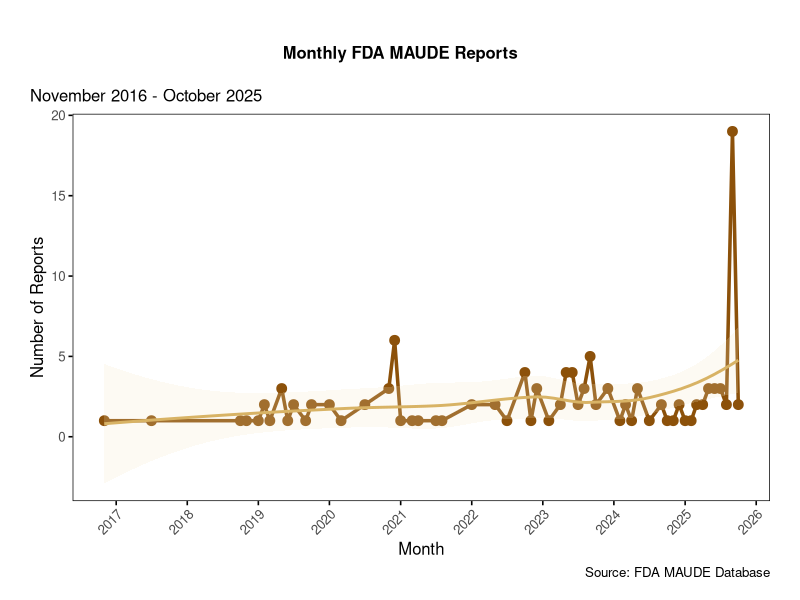
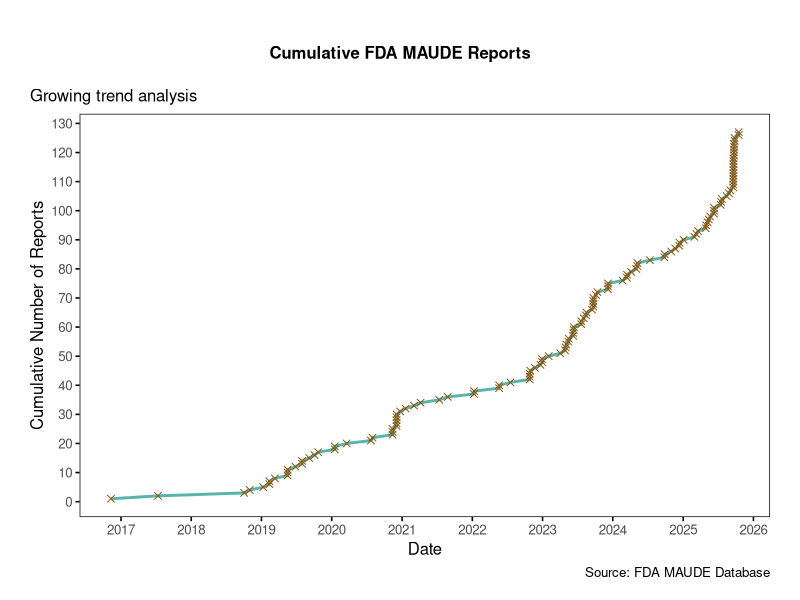
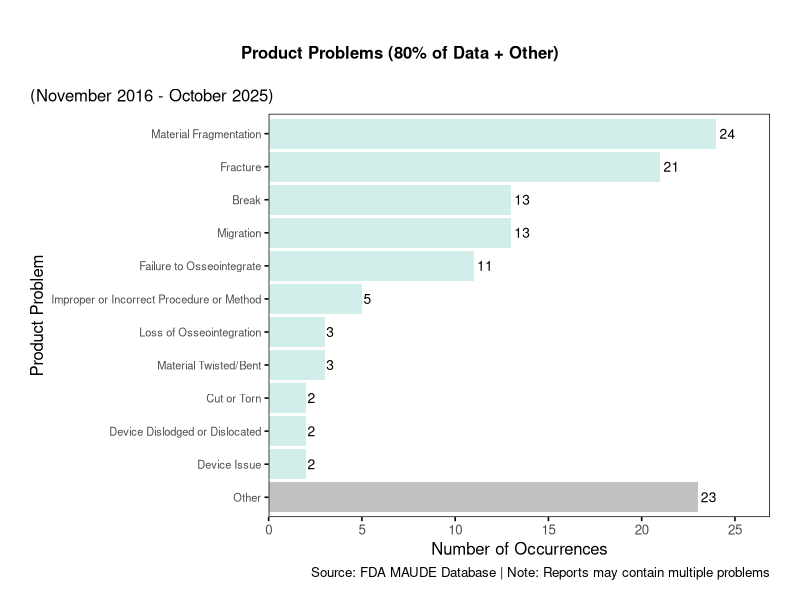
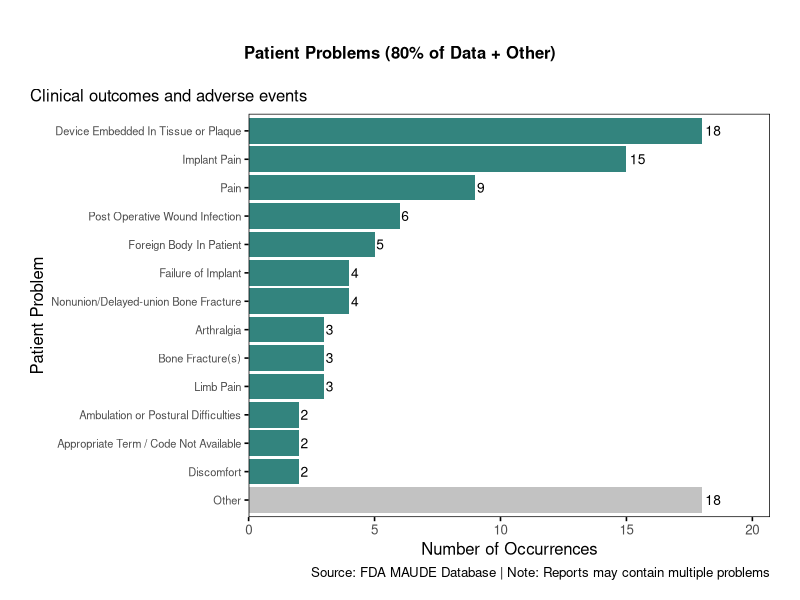
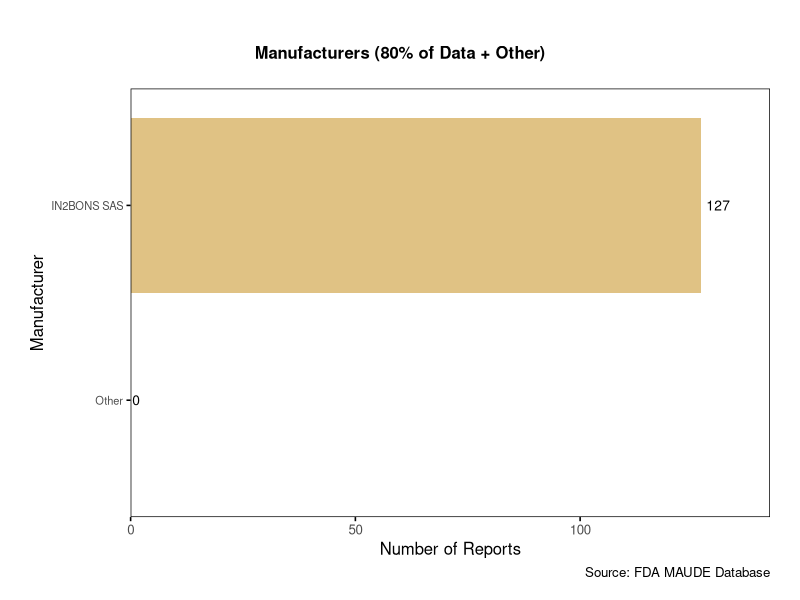
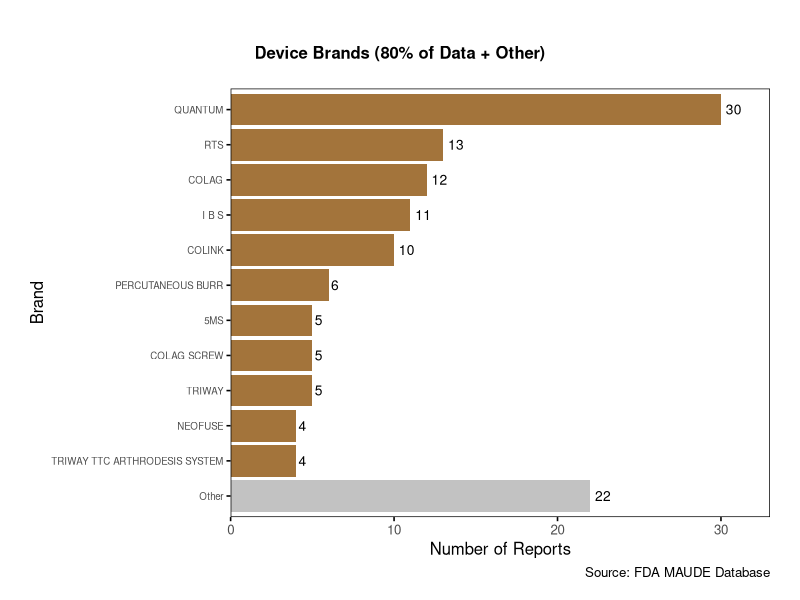
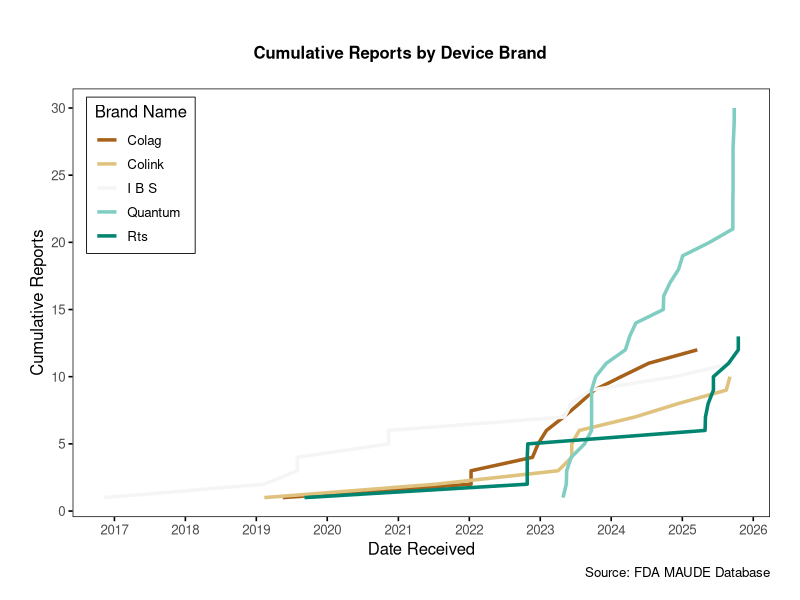

Source code (R) for these figures, in order:
## ---- chunk 1
#| echo: false
#| results: 'hide'
#| message: false

# Load required libraries
library(tidyverse)
library(lubridate)
library(scales)
library(knitr)

# Custom ggplot2 theme matching base R aesthetics
theme_baseR <- function(base_size = 12) {
  theme_classic(base_size = base_size) %+replace%
    theme(
      panel.grid = element_blank(),
      panel.border = element_rect(color = "black", fill = NA, linewidth = 0.5),
      axis.line = element_blank(),
      axis.ticks = element_line(color = "black"),
      plot.title = element_text(
        hjust = 0.5,
        face = "bold",
        margin = margin(b = 20, t = 10)
      ),
      plot.margin = unit(c(1.5, 1.5, 1, 1.5), "lines"),
      plot.title.position = "plot"
    )
}
theme_set(theme_baseR())

# Save current locale and set to English
original_locale <- Sys.getlocale("LC_TIME")
Sys.setlocale("LC_TIME", "C")

# Color palette using brewer colors
brbg_colors <- scales::brewer_pal(palette = "BrBG")(6)
colors <- list(
  primary   = brbg_colors[1],
  secondary = brbg_colors[2],
  accent    = brbg_colors[3],
  highlight = brbg_colors[4],
  warning   = brbg_colors[5],
  info      = brbg_colors[6]
)

# Configuration
PATIENT_EXCLUSIONS <- c(
  "No Code Available",
  "No Known Impact Or Consequence To Patient",
  "Symptoms or Conditions",
  "No Information",
  "No Consequences Or Impact To Patient",
  "Appropriate Clinical Signs",
  "No Clinical Signs",
  "Conditions Term / Code Not Available",
  "Insufficient Information",
  "No Patient Involvement",
  "Reaction",
  "Patient Problem/Medical Problem"
)

PRODUCT_EXCLUSIONS <- c(
  "Adverse Event Without Identified Device or Use Problem",
  "Appropriate Term/Code Not Available",
  "Unknown (for use when the device problem is not known)",
  "Insufficient Information",
  "No Apparent Adverse Event"
)

# Helper functions
parse_problem_lists <- function(series) {
  series %>%
    str_remove_all("\\[|\\]|'") %>%
    str_split(", ") %>%
    unlist()
}

shorten_brand_name <- function(brand, max_words = 4) {
  words <- str_split(brand, " ")[[1]]
  if (length(words) > max_words) {
    paste(words[1:max_words], collapse = " ")
  } else {
    brand
  }
}
## ---- chunk 2
#| echo: false

# Read the data
data <- read_csv("processed_data.csv", show_col_types = FALSE)
## ---- chunk 3
#| echo: false

# Compute all summary statistics
total_reports <- nrow(data)
date_min <- min(data$date_received, na.rm = TRUE)
date_max <- max(data$date_received, na.rm = TRUE)
duration_days <- as.numeric(date_max - date_min)
duration_months <- round(duration_days / 30.44, 1)

unique_manufacturers <- n_distinct(data$manufacturer_std)
unique_brands <- n_distinct(data$brand_std)

# Patient problems statistics
patient_problems_all_list <- parse_problem_lists(data$patient_problems)

reports_with_patient_problems <- sum(
  !patient_problems_all_list %in% PATIENT_EXCLUSIONS
)

# Monthly statistics
monthly_counts <- data %>%
  mutate(year_month = floor_date(date_received, "month")) %>%
  count(year_month) %>%
  arrange(year_month)

avg_monthly_reports <- round(mean(monthly_counts$n), 1)
max_monthly_reports <- max(monthly_counts$n)
max_month <- monthly_counts %>%
  filter(n == max_monthly_reports) %>%
  pull(year_month) %>%
  format("%B %Y")
## ---- chunk 4
#| label: tbl-summary-stats
#| tbl-cap: "Summary statistics of FDA MAUDE reports"

summary_stats <- tibble(
  Metric = c(
    "Total Reports",
    "Date Range",
    "Reporting Duration",
    "Unique Manufacturers",
    "Unique Device Brands",
    "Average Monthly Reports",
    "Maximum Monthly Reports"
  ),
  Value = c(
    format(total_reports, big.mark = ","),
    paste(format(date_min, "%B %d, %Y"), "to", format(date_max, "%B %d, %Y")),
    paste(duration_days, "days (", duration_months, "months)"),
    format(unique_manufacturers, big.mark = ","),
    format(unique_brands, big.mark = ","),
    paste(avg_monthly_reports, "reports/month"),
    paste(max_monthly_reports, "reports in", max_month)
  )
)

kable(summary_stats, align = c("l", "l"))
## ---- chunk 5
#| label: fig-temporal-trends
#| fig-cap: "Monthly trend of FDA MAUDE reports"
#| fig-width: 8
#| fig-height: 6

monthly_plot_data <- data %>%
  mutate(year_month = floor_date(date_received, "month")) %>%
  count(year_month)

# Calculate appropriate date breaks based on data range
date_range_years <- as.numeric(difftime(max(data$date_received), 
                                        min(data$date_received), 
                                        units = "days")) / 365.25

if(date_range_years > 2) {
  date_labels <- "%Y"
  date_breaks <- "1 year"
} else {
  date_labels <- "%b %Y"
  date_breaks <- "3 months"
}

ggplot(monthly_plot_data, aes(x = year_month, y = n)) +
  geom_line(color = colors$primary, linewidth = 1.2) +
  geom_point(color = colors$primary, size = 3) +
  geom_smooth(
    method = "loess", 
    se = TRUE, 
    color = colors$secondary, 
    fill = colors$accent, 
    alpha = 0.2
  ) +
  scale_x_date(date_breaks = date_breaks, date_labels = date_labels) +
  scale_y_continuous(breaks = pretty_breaks()) +
  labs(
    title = "Monthly FDA MAUDE Reports",
    subtitle = paste(format(date_min, "%B %Y"), "-", format(date_max, "%B %Y")),
    x = "Month",
    y = "Number of Reports",
    caption = "Source: FDA MAUDE Database"
  ) +
  theme(axis.text.x = element_text(angle = 45, hjust = 1))
## ---- chunk 6
#| echo: false

# Statistical analysis for peak detection
mean_monthly <- mean(monthly_plot_data$n)
sd_monthly <- sd(monthly_plot_data$n)

# Calculate z-scores for each month
monthly_plot_data <- monthly_plot_data %>%
  mutate(
    z_score = (n - mean_monthly) / sd_monthly,
    deviation = n - mean_monthly,
    is_significant = abs(z_score) >= 2  # 95% confidence level (2 standard deviations)
  )

# Identify statistically significant peaks (positive outliers)
significant_peaks <- monthly_plot_data %>%
  filter(z_score >= 2) %>%  # Above 2 standard deviations (p < 0.05)
  arrange(desc(z_score)) %>%
  mutate(
    month_label = format(year_month, "%B %Y"),
    z_score_rounded = round(z_score, 2),
    deviation_pct = round(100 * deviation / mean_monthly, 1)
  )

# Identify statistically significant valleys (negative outliers)
significant_valleys <- monthly_plot_data %>%
  filter(z_score <= -2) %>%
  arrange(z_score) %>%
  mutate(
    month_label = format(year_month, "%B %Y"),
    z_score_rounded = round(abs(z_score), 2),
    deviation_pct = round(100 * abs(deviation) / mean_monthly, 1)
  )

n_significant_peaks <- nrow(significant_peaks)
n_significant_valleys <- nrow(significant_valleys)

# Format peak and valley lists
if(n_significant_peaks > 0) {
  peak_details <- significant_peaks %>%
    mutate(detail = sprintf("%s (%s reports, z=%.2f, +%s%%)", 
                           month_label, 
                           format(n, big.mark = ","),
                           z_score_rounded,
                           deviation_pct)) %>%
    pull(detail)
  peak_list <- paste(peak_details, collapse = "; ")
} else {
  peak_list <- "None detected"
}

if(n_significant_valleys > 0) {
  valley_details <- significant_valleys %>%
    mutate(detail = sprintf("%s (%s reports, z=%.2f, -%s%%)", 
                           month_label, 
                           format(n, big.mark = ","),
                           z_score_rounded,
                           deviation_pct)) %>%
    pull(detail)
  valley_list <- paste(valley_details, collapse = "; ")
} else {
  valley_list <- "None detected"
}

sd_monthly_rounded <- round(sd_monthly, 1)
cv <- round(100 * sd_monthly / mean_monthly, 1)  # Coefficient of variation
## ---- chunk 7
#| label: fig-cumulative-reports
#| fig-cap: "Cumulative FDA MAUDE reports over time"
#| fig-width: 10
#| fig-height: 6

cumulative_data <- data %>%
  arrange(date_received) %>%
  mutate(cumulative_count = row_number())

# Calculate appropriate date breaks
date_range_years <- as.numeric(difftime(max(data$date_received), 
                                        min(data$date_received), 
                                        units = "days")) / 365.25

if(date_range_years > 2) {
  date_labels <- "%Y"
  date_breaks <- "1 year"
} else {
  date_labels <- "%b %Y"
  date_breaks <- "3 months"
}

ggplot(cumulative_data, aes(x = date_received, y = cumulative_count)) +
  geom_line(color = colors$warning, linewidth = 1) +
  geom_point(color = colors$primary, size = 2, shape = 4) +
  scale_x_date(date_breaks = date_breaks, date_labels = date_labels) +
  scale_y_continuous(breaks = pretty_breaks(n = 10)) +
  labs(
    title = "Cumulative FDA MAUDE Reports",
    subtitle = "Growing trend analysis",
    x = "Date",
    y = "Cumulative Number of Reports",
    caption = "Source: FDA MAUDE Database"
  )
## ---- chunk 8
#| echo: false

# Extract and count individual product problems
product_problems_vector <- parse_problem_lists(data$product_problems)

# Get all product problems sorted by frequency
product_problems_all <- tibble(problems = product_problems_vector) %>%
  filter(
    !is.na(problems) &
    problems != "" &
    !problems %in% PRODUCT_EXCLUSIONS
  ) %>%
  count(problems, sort = TRUE)

total_all_product_problems <- sum(product_problems_all$n)

# Calculate cumulative percentage for 80% analysis
product_problems_all <- product_problems_all %>%
  mutate(
    cumulative_n = cumsum(n),
    cumulative_pct = cumulative_n / total_all_product_problems
  )

# Get items that account for 80% of data
# Use lag to check if previous row was < 0.80, ensuring we include the item that crosses 80%
product_problems_80 <- product_problems_all %>%
  mutate(prev_pct = lag(cumulative_pct, default = 0)) %>%
  filter(prev_pct < 0.80) %>%
  select(-prev_pct)

# Ensure we have at least one item
if(nrow(product_problems_80) == 0) {
  product_problems_80 <- product_problems_all %>% slice_head(n = 1)
}

# Calculate "Other" category
other_problems_n <- total_all_product_problems - sum(product_problems_80$n)

# Add "Other" row for plotting
product_problems_plot <- product_problems_80 %>%
  bind_rows(tibble(problems = "Other", n = other_problems_n)) %>%
  mutate(problems = factor(problems, levels = c("Other", rev(product_problems_80$problems))))

n_80_problems <- nrow(product_problems_80)
total_80_product_problems <- sum(product_problems_80$n)
pct_80 <- round(100 * total_80_product_problems / total_all_product_problems, 1)
other_pct <- round(100 * other_problems_n / total_all_product_problems, 1)
## ---- chunk 9
#| label: fig-product-problems
#| fig-cap: "Product problems accounting for 80% of problem occurrences, plus 'Other' category"
#| fig-width: 8
#| fig-height: !expr max(10, (n_80_problems + 1) * 0.4)

ggplot(product_problems_plot, aes(x = problems, y = n)) +
  geom_col(aes(fill = problems == "Other"), alpha = 0.8, show.legend = FALSE) +
  scale_fill_manual(values = c("FALSE" = colors$highlight, "TRUE" = "gray70")) +
  geom_text(aes(label = n), hjust = -0.2, size = 3.5) +
  coord_flip() +
  scale_y_continuous(expand = expansion(mult = c(0, 0.12))) +
  labs(
    title = "Product Problems (80% of Data + Other)",
    subtitle = paste0("(", format(date_min, "%B %Y"), 
                     " - ", format(date_max, "%B %Y"), ")"),
    x = "Product Problem",
    y = "Number of Occurrences",
    caption = "Source: FDA MAUDE Database | Note: Reports may contain multiple problems"
  ) +
  theme(axis.text.y = element_text(size = 8))
## ---- chunk 10
#| echo: false
#| results: asis

all_80_product <- product_problems_80 %>%
  mutate(
    pct = sprintf("%.1f%%", 100 * n / total_all_product_problems)
  )

for(i in 1:nrow(all_80_product)) {
  cat(sprintf("%d. **%s** - %s occurrences (%s)
", 
              i, 
              all_80_product$problems[i], 
              format(all_80_product$n[i], big.mark = ","),
              all_80_product$pct[i]))
}
## ---- chunk 11
#| echo: false

# Extract and count patient problems
patient_problems_vector <- parse_problem_lists(data$patient_problems)

# Get all patient problems sorted by frequency
patient_problems_all <- tibble(problems = patient_problems_vector) %>%
  filter(
    !is.na(problems) &
    problems != "" &
    !problems %in% PATIENT_EXCLUSIONS
  ) %>%
  count(problems, sort = TRUE)

total_all_patient_problems <- sum(patient_problems_all$n)

# Calculate cumulative percentage for 80% analysis
patient_problems_all <- patient_problems_all %>%
  mutate(
    cumulative_n = cumsum(n),
    cumulative_pct = cumulative_n / total_all_patient_problems
  )

# Get items that account for 80% of data
# Use lag to check if previous row was < 0.80, ensuring we include the item that crosses 80%
patient_problems_80 <- patient_problems_all %>%
  mutate(prev_pct = lag(cumulative_pct, default = 0)) %>%
  filter(prev_pct < 0.80) %>%
  select(-prev_pct)

# Ensure we have at least one item
if(nrow(patient_problems_80) == 0) {
  patient_problems_80 <- patient_problems_all %>% slice_head(n = 1)
}

# Calculate "Other" category
other_patient_problems_n <- total_all_patient_problems - sum(patient_problems_80$n)

# Add "Other" row for plotting
patient_problems_plot <- patient_problems_80 %>%
  bind_rows(tibble(problems = "Other", n = other_patient_problems_n)) %>%
  mutate(problems = factor(problems, levels = c("Other", rev(patient_problems_80$problems))))

n_80_patient_problems <- nrow(patient_problems_80)
total_80_patient_problems <- sum(patient_problems_80$n)
pct_80_patient <- round(100 * total_80_patient_problems / total_all_patient_problems, 1)
other_patient_pct <- round(100 * other_patient_problems_n / total_all_patient_problems, 1)
## ---- chunk 12
#| label: fig-patient-problems
#| fig-cap: "Patient problems accounting for 80% of problem occurrences, plus 'Other' category"
#| fig-width: 8
#| fig-height: !expr max(10, (n_80_patient_problems + 1) * 0.4)

ggplot(patient_problems_plot, aes(x = problems, y = n)) +
  geom_col(aes(fill = problems == "Other"), alpha = 0.8, show.legend = FALSE) +
  scale_fill_manual(values = c("FALSE" = colors$info, "TRUE" = "gray70")) +
  geom_text(aes(label = n), hjust = -0.2, size = 3.5) +
  coord_flip() +
  scale_y_continuous(expand = expansion(mult = c(0, 0.15))) +
  labs(
    title = "Patient Problems (80% of Data + Other)",
    subtitle = "Clinical outcomes and adverse events",
    x = "Patient Problem",
    y = "Number of Occurrences",
    caption = "Source: FDA MAUDE Database | Note: Reports may contain multiple problems"
  ) +
  theme(axis.text.y = element_text(size = 8))
## ---- chunk 13
#| echo: false
#| results: asis

all_80_patient <- patient_problems_80 %>%
  mutate(
    pct = sprintf("%.1f%%", 100 * n / total_all_patient_problems)
  )

for(i in 1:nrow(all_80_patient)) {
  cat(sprintf("%d. **%s** - %s occurrences (%s)
", 
              i, 
              all_80_patient$problems[i], 
              format(all_80_patient$n[i], big.mark = ","),
              all_80_patient$pct[i]))
}
## ---- chunk 14
#| echo: false

# Calculate manufacturer statistics with 80% analysis
manufacturers_all <- data %>%
  count(manufacturer_std, sort = TRUE)

total_all_manufacturers <- sum(manufacturers_all$n)

manufacturers_all <- manufacturers_all %>%
  mutate(
    cumulative_n = cumsum(n),
    cumulative_pct = cumulative_n / total_all_manufacturers
  )

# Get manufacturers that account for 80% of data
# Use lag to check if previous row was < 0.80, ensuring we include the manufacturer that crosses 80%
manufacturers_80 <- manufacturers_all %>%
  mutate(prev_pct = lag(cumulative_pct, default = 0)) %>%
  filter(prev_pct < 0.80) %>%
  select(-prev_pct)

# Ensure we have at least one manufacturer
if(nrow(manufacturers_80) == 0) {
  manufacturers_80 <- manufacturers_all %>% slice_head(n = 1)
}

# Calculate "Other" category
other_manufacturers_n <- total_all_manufacturers - sum(manufacturers_80$n)

# Add "Other" row for plotting
top_manufacturers <- manufacturers_80 %>%
  bind_rows(tibble(manufacturer_std = "Other", n = other_manufacturers_n)) %>%
  mutate(manufacturer_std = factor(manufacturer_std, levels = c("Other", rev(manufacturers_80$manufacturer_std))))

n_80_manufacturers <- nrow(manufacturers_80)
total_80_manufacturer_reports <- sum(manufacturers_80$n)
pct_80_manufacturer <- round(100 * total_80_manufacturer_reports / total_reports, 1)
other_manufacturer_pct <- round(100 * other_manufacturers_n / total_reports, 1)

top_manufacturer <- manufacturers_80$manufacturer_std[1]
top_manufacturer_count <- manufacturers_80$n[1]
top_manufacturer_pct <- round(100 * top_manufacturer_count / total_reports, 1)

# Table data (without Other)
manufacturers_table_data <- manufacturers_80
## ---- chunk 15
#| label: fig-manufacturers
#| fig-cap: "Manufacturers accounting for 80% of reports, plus 'Other' category"
#| fig-width: 8
#| fig-height: !expr max(6.5, (n_80_manufacturers + 1) * 0.35)

ggplot(top_manufacturers, aes(x = manufacturer_std, y = n)) +
  geom_col(aes(fill = manufacturer_std == "Other"), alpha = 0.8, show.legend = FALSE) +
  scale_fill_manual(values = c("FALSE" = colors$secondary, "TRUE" = "gray70")) +
  geom_text(aes(label = n), hjust = -0.2, size = 3.5) +
  coord_flip() +
  scale_y_continuous(expand = expansion(mult = c(0, 0.12))) +
  labs(
    title = "Manufacturers (80% of Data + Other)",
    x = "Manufacturer",
    y = "Number of Reports",
    caption = "Source: FDA MAUDE Database"
  ) +
  theme(axis.text.y = element_text(size = 8))
## ---- chunk 16
#| label: tbl-manufacturers
#| tbl-cap: "Manufacturers accounting for 80% of reports"

manufacturer_table <- manufacturers_table_data %>%
  mutate(
    Rank = row_number(),
    Manufacturer = manufacturer_std,
    Reports = format(n, big.mark = ","),
    `% of Total` = sprintf("%.2f%%", n / total_reports * 100)
  ) %>%
  select(Rank, Manufacturer, Reports, `% of Total`)

kable(manufacturer_table, align = c("c", "l", "r", "r"))
## ---- chunk 17
#| echo: false

# Calculate brand statistics with 80% analysis
brands_all <- data %>%
  count(brand_std, sort = TRUE)

total_all_brands <- sum(brands_all$n)

brands_all <- brands_all %>%
  mutate(
    cumulative_n = cumsum(n),
    cumulative_pct = cumulative_n / total_all_brands
  )

# Get brands that account for 80% of data
# Use lag to check if previous row was < 0.80, ensuring we include the brand that crosses 80%
brands_80 <- brands_all %>%
  mutate(prev_pct = lag(cumulative_pct, default = 0)) %>%
  filter(prev_pct < 0.80) %>%
  select(-prev_pct)

# Ensure we have at least one brand
if(nrow(brands_80) == 0) {
  brands_80 <- brands_all %>% slice_head(n = 1)
}

# Calculate "Other" category
other_brands_n <- total_all_brands - sum(brands_80$n)

# Add "Other" row for plotting
top_brands <- brands_80 %>%
  bind_rows(tibble(brand_std = "Other", n = other_brands_n)) %>%
  mutate(brand_std = factor(brand_std, levels = c("Other", rev(brands_80$brand_std))))

n_80_brands <- nrow(brands_80)
total_80_brand_reports <- sum(brands_80$n)
pct_80_brand <- round(100 * total_80_brand_reports / total_reports, 1)
other_brand_pct <- round(100 * other_brands_n / total_reports, 1)

# Keep top 5 for cumulative analysis
top_5_brands <- brands_80 %>% head(5)

top_brand <- brands_80$brand_std[1]
top_brand_count <- brands_80$n[1]
top_brand_pct <- round(100 * top_brand_count / total_reports, 1)

# Table data (without Other)
brands_table_data <- brands_80
## ---- chunk 18
#| label: fig-brands
#| fig-cap: "Device brands accounting for 80% of reports, plus 'Other' category"
#| fig-width: 10
#| fig-height: !expr max(6, (n_80_brands + 1) * 0.35)

ggplot(top_brands, aes(x = brand_std, y = n)) +
  geom_col(aes(fill = brand_std == "Other"), alpha = 0.8, show.legend = FALSE) +
  scale_fill_manual(values = c("FALSE" = colors$primary, "TRUE" = "gray70")) +
  geom_text(aes(label = n), hjust = -0.3, size = 3.5) +
  coord_flip() +
  scale_y_continuous(expand = expansion(mult = c(0, 0.1))) +
  labs(
    title = "Device Brands (80% of Data + Other)",
    x = "Brand",
    y = "Number of Reports",
    caption = "Source: FDA MAUDE Database"
  ) +
  theme(axis.text.y = element_text(size = 7))
## ---- chunk 19
#| label: tbl-brands
#| tbl-cap: "Device brands accounting for 80% of reports"

brand_table <- brands_table_data %>%
  mutate(
    Rank = row_number(),
    Brand = brand_std,
    Reports = format(n, big.mark = ","),
    `% of Total` = sprintf("%.2f%%", n / total_reports * 100)
  ) %>%
  select(Rank, Brand, Reports, `% of Total`)

kable(brand_table, align = c("c", "l", "r", "r"))
## ---- chunk 20
#| label: fig-brand-cumulative
#| fig-cap: "Cumulative adverse event reports by top 5 brands"
#| fig-width: 8
#| fig-height: 6

brand_cumulative <- data %>%
  filter(brand_std %in% top_5_brands$brand_std) %>%
  arrange(brand_std, date_received) %>%
  group_by(brand_std) %>%
  mutate(
    cumulative = row_number(),
    brand_label = str_to_title(map_chr(brand_std, shorten_brand_name))
  ) %>%
  ungroup()

# Calculate appropriate date breaks
date_range_years <- as.numeric(difftime(max(data$date_received), 
                                        min(data$date_received), 
                                        units = "days")) / 365.25

if(date_range_years > 2) {
  date_labels <- "%Y"
  date_breaks <- "1 year"
} else {
  date_labels <- "%b %Y"
  date_breaks <- "3 months"
}

ggplot(brand_cumulative, aes(x = date_received, y = cumulative, color = brand_label)) +
  geom_line(linewidth = 1.2) +
  scale_color_brewer(palette = "BrBG") +
  scale_x_date(date_labels = date_labels, date_breaks = date_breaks) +
  scale_y_continuous(labels = comma, breaks = pretty_breaks()) +
  labs(
    title = "Cumulative Reports by Device Brand",
    x = "Date Received",
    y = "Cumulative Reports",
    color = "Brand Name",
    caption = "Source: FDA MAUDE Database"
  ) +
  theme(
    legend.position = c(0.02, 0.98),
    legend.justification = c(0, 1),
    legend.background = element_rect(fill = "white", color = "black", linewidth = 0.3),
    legend.margin = margin(4, 6, 4, 6)
  )
